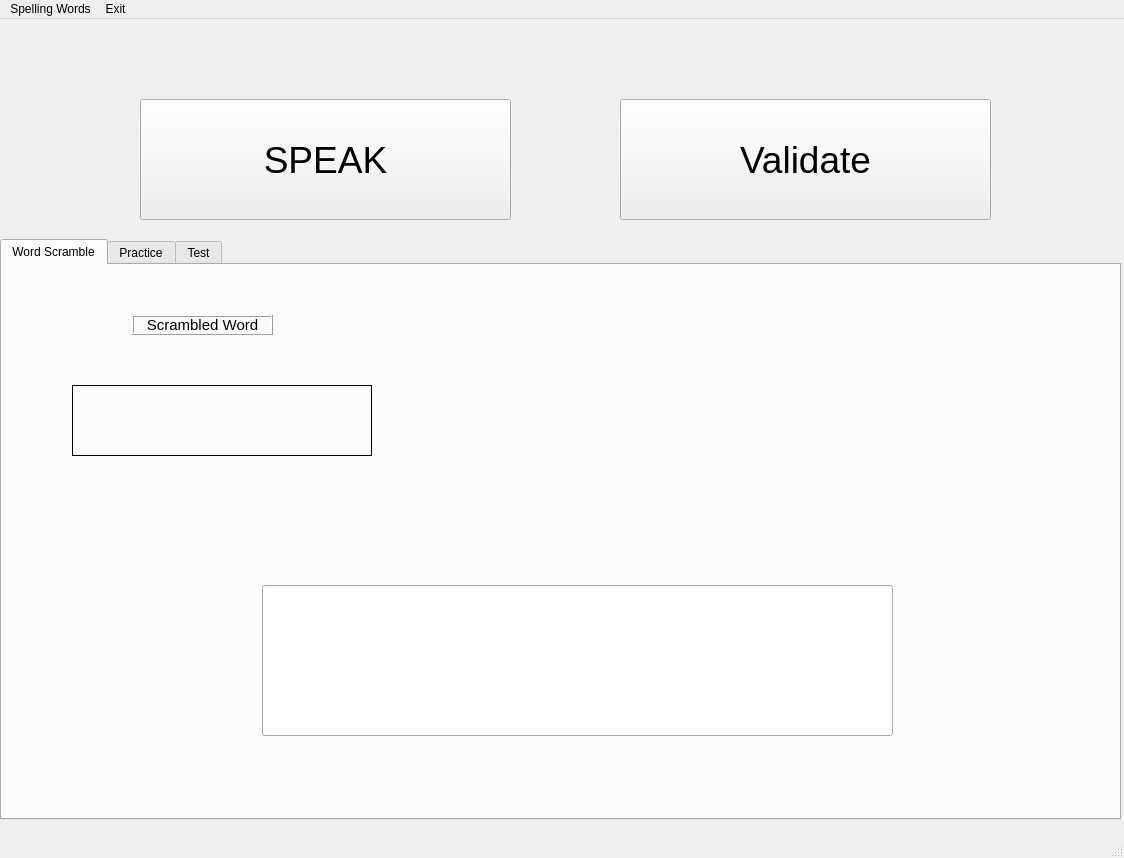
<?xml version="1.0" encoding="UTF-8"?>
<ui version="4.0">
 <class>MainWindow</class>
 <widget class="QMainWindow" name="MainWindow">
  <property name="geometry">
   <rect>
    <x>0</x>
    <y>0</y>
    <width>1124</width>
    <height>858</height>
   </rect>
  </property>
  <property name="windowTitle">
   <string>MainWindow</string>
  </property>
  <widget class="QWidget" name="centralwidget">
   <widget class="QPushButton" name="btn_speak">
    <property name="geometry">
     <rect>
      <x>140</x>
      <y>80</y>
      <width>371</width>
      <height>121</height>
     </rect>
    </property>
    <property name="font">
     <font>
      <pointsize>28</pointsize>
     </font>
    </property>
    <property name="text">
     <string>SPEAK</string>
    </property>
   </widget>
   <widget class="QPushButton" name="btn_validate">
    <property name="geometry">
     <rect>
      <x>620</x>
      <y>80</y>
      <width>371</width>
      <height>121</height>
     </rect>
    </property>
    <property name="font">
     <font>
      <pointsize>28</pointsize>
     </font>
    </property>
    <property name="text">
     <string>Validate</string>
    </property>
   </widget>
   <widget class="QTabWidget" name="tabWidget">
    <property name="geometry">
     <rect>
      <x>0</x>
      <y>220</y>
      <width>1121</width>
      <height>581</height>
     </rect>
    </property>
    <property name="currentIndex">
     <number>0</number>
    </property>
    <widget class="QWidget" name="tab_scramble">
     <attribute name="title">
      <string>Word Scramble</string>
     </attribute>
     <widget class="QLabel" name="label_1">
      <property name="geometry">
       <rect>
        <x>130</x>
        <y>50</y>
        <width>141</width>
        <height>20</height>
       </rect>
      </property>
      <property name="font">
       <font>
        <pointsize>11</pointsize>
       </font>
      </property>
      <property name="frameShape">
       <enum>QFrame::Box</enum>
      </property>
      <property name="frameShadow">
       <enum>QFrame::Raised</enum>
      </property>
      <property name="text">
       <string>Scrambled Word</string>
      </property>
      <property name="alignment">
       <set>Qt::AlignCenter</set>
      </property>
     </widget>
     <widget class="QLabel" name="label_scramble">
      <property name="geometry">
       <rect>
        <x>70</x>
        <y>120</y>
        <width>300</width>
        <height>71</height>
       </rect>
      </property>
      <property name="font">
       <font>
        <pointsize>40</pointsize>
       </font>
      </property>
      <property name="frameShape">
       <enum>QFrame::Box</enum>
      </property>
      <property name="text">
       <string/>
      </property>
      <property name="alignment">
       <set>Qt::AlignCenter</set>
      </property>
     </widget>
     <widget class="QLineEdit" name="lineEdit_scramble">
      <property name="geometry">
       <rect>
        <x>260</x>
        <y>320</y>
        <width>631</width>
        <height>151</height>
       </rect>
      </property>
      <property name="font">
       <font>
        <pointsize>65</pointsize>
       </font>
      </property>
      <property name="text">
       <string/>
      </property>
      <property name="alignment">
       <set>Qt::AlignCenter</set>
      </property>
     </widget>
     <widget class="QStackedWidget" name="stackedWidget">
      <property name="geometry">
       <rect>
        <x>590</x>
        <y>120</y>
        <width>461</width>
        <height>80</height>
       </rect>
      </property>
      <widget class="QWidget" name="page">
       <widget class="QWidget" name="horizontalLayoutWidget">
        <property name="geometry">
         <rect>
          <x>0</x>
          <y>0</y>
          <width>461</width>
          <height>80</height>
         </rect>
        </property>
        <layout class="QHBoxLayout" name="horizontalLayout"/>
       </widget>
      </widget>
     </widget>
    </widget>
    <widget class="QWidget" name="tab_practice">
     <attribute name="title">
      <string>Practice</string>
     </attribute>
    </widget>
    <widget class="QWidget" name="tab_test">
     <attribute name="title">
      <string>Test</string>
     </attribute>
    </widget>
   </widget>
  </widget>
  <widget class="QMenuBar" name="menubar">
   <property name="geometry">
    <rect>
     <x>0</x>
     <y>0</y>
     <width>1124</width>
     <height>26</height>
    </rect>
   </property>
   <widget class="QMenu" name="menuNew_Words">
    <property name="title">
     <string>Spelling Words</string>
    </property>
    <addaction name="separator"/>
    <addaction name="actionAdd_Words"/>
    <addaction name="actionRemove_Words"/>
   </widget>
   <widget class="QMenu" name="menuExit">
    <property name="title">
     <string>Exit</string>
    </property>
    <addaction name="actionExit"/>
   </widget>
   <addaction name="menuNew_Words"/>
   <addaction name="menuExit"/>
  </widget>
  <widget class="QStatusBar" name="statusbar"/>
  <action name="actionAdd_Words">
   <property name="text">
    <string>Add Words</string>
   </property>
  </action>
  <action name="actionRemove_Words">
   <property name="text">
    <string>Remove Words</string>
   </property>
  </action>
  <action name="actionExit">
   <property name="text">
    <string>Exit</string>
   </property>
  </action>
 </widget>
 <resources/>
 <connections/>
</ui>
